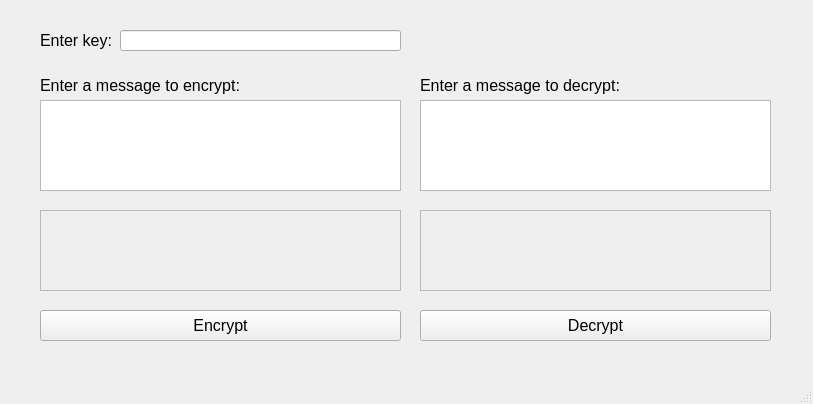
<?xml version="1.0" encoding="UTF-8"?>
<ui version="4.0">
 <class>MainWindow</class>
 <widget class="QMainWindow" name="MainWindow">
  <property name="geometry">
   <rect>
    <x>0</x>
    <y>0</y>
    <width>813</width>
    <height>404</height>
   </rect>
  </property>
  <property name="windowTitle">
   <string>MainWindow</string>
  </property>
  <widget class="QWidget" name="centralwidget">
   <widget class="QLineEdit" name="Key">
    <property name="geometry">
     <rect>
      <x>120</x>
      <y>30</y>
      <width>281</width>
      <height>21</height>
     </rect>
    </property>
    <property name="font">
     <font>
      <pointsize>12</pointsize>
     </font>
    </property>
   </widget>
   <widget class="QTextEdit" name="EencrypedMess">
    <property name="enabled">
     <bool>false</bool>
    </property>
    <property name="geometry">
     <rect>
      <x>40</x>
      <y>210</y>
      <width>361</width>
      <height>81</height>
     </rect>
    </property>
   </widget>
   <widget class="QTextEdit" name="DecryptedMess">
    <property name="enabled">
     <bool>false</bool>
    </property>
    <property name="geometry">
     <rect>
      <x>420</x>
      <y>210</y>
      <width>351</width>
      <height>81</height>
     </rect>
    </property>
   </widget>
   <widget class="QPushButton" name="EncryptButton">
    <property name="geometry">
     <rect>
      <x>40</x>
      <y>310</y>
      <width>361</width>
      <height>31</height>
     </rect>
    </property>
    <property name="font">
     <font>
      <pointsize>12</pointsize>
     </font>
    </property>
    <property name="text">
     <string>Encrypt</string>
    </property>
   </widget>
   <widget class="QPushButton" name="DecryptButton">
    <property name="geometry">
     <rect>
      <x>420</x>
      <y>310</y>
      <width>351</width>
      <height>31</height>
     </rect>
    </property>
    <property name="font">
     <font>
      <pointsize>12</pointsize>
     </font>
    </property>
    <property name="text">
     <string>Decrypt</string>
    </property>
   </widget>
   <widget class="QTextEdit" name="Decrypt">
    <property name="geometry">
     <rect>
      <x>420</x>
      <y>100</y>
      <width>351</width>
      <height>91</height>
     </rect>
    </property>
   </widget>
   <widget class="QTextEdit" name="encrypt">
    <property name="geometry">
     <rect>
      <x>40</x>
      <y>100</y>
      <width>361</width>
      <height>91</height>
     </rect>
    </property>
   </widget>
   <widget class="QLabel" name="label">
    <property name="geometry">
     <rect>
      <x>40</x>
      <y>70</y>
      <width>261</width>
      <height>31</height>
     </rect>
    </property>
    <property name="font">
     <font>
      <pointsize>12</pointsize>
     </font>
    </property>
    <property name="text">
     <string>Enter a message to encrypt:</string>
    </property>
   </widget>
   <widget class="QLabel" name="label_2">
    <property name="geometry">
     <rect>
      <x>420</x>
      <y>70</y>
      <width>261</width>
      <height>31</height>
     </rect>
    </property>
    <property name="font">
     <font>
      <pointsize>12</pointsize>
     </font>
    </property>
    <property name="text">
     <string>Enter a message to decrypt:</string>
    </property>
   </widget>
   <widget class="QLabel" name="label_3">
    <property name="geometry">
     <rect>
      <x>40</x>
      <y>30</y>
      <width>81</width>
      <height>21</height>
     </rect>
    </property>
    <property name="font">
     <font>
      <pointsize>12</pointsize>
     </font>
    </property>
    <property name="text">
     <string>Enter key:</string>
    </property>
   </widget>
  </widget>
  <widget class="QMenuBar" name="menubar">
   <property name="geometry">
    <rect>
     <x>0</x>
     <y>0</y>
     <width>813</width>
     <height>21</height>
    </rect>
   </property>
  </widget>
  <widget class="QStatusBar" name="statusbar"/>
 </widget>
 <resources/>
 <connections/>
</ui>
